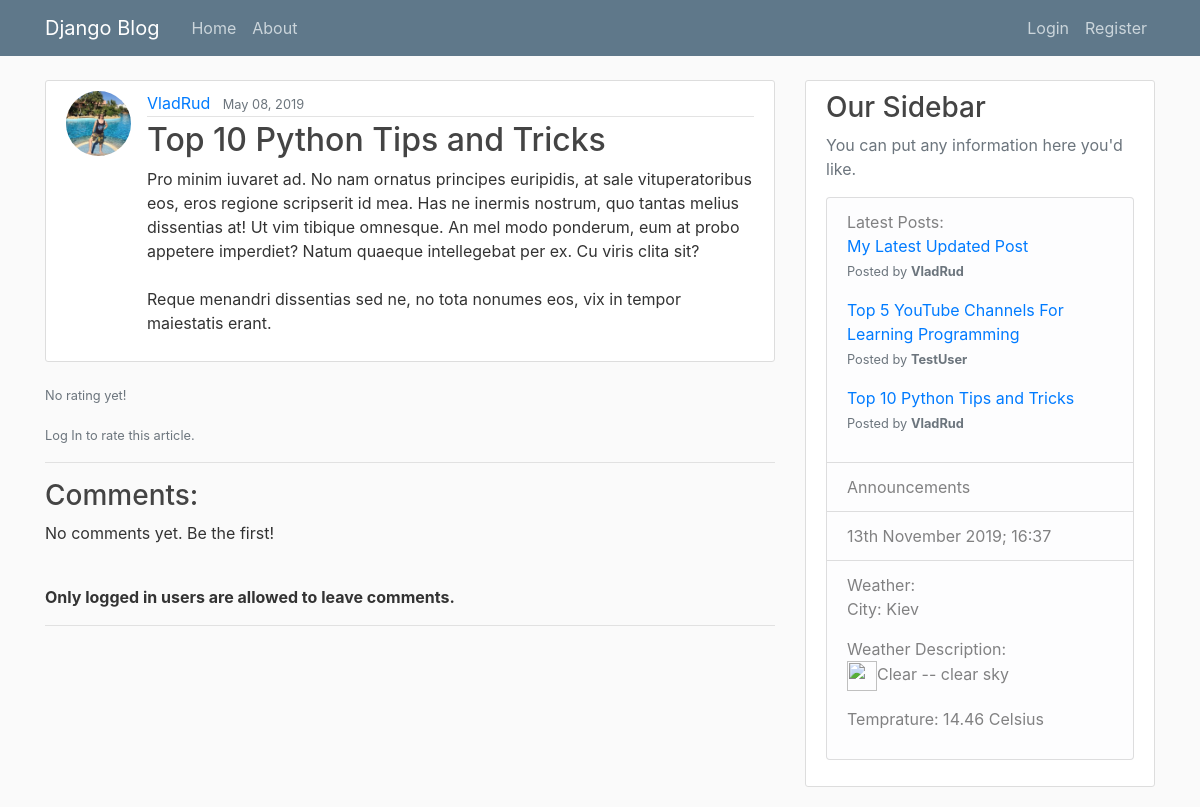
Before: /post/30/ with the older database file.
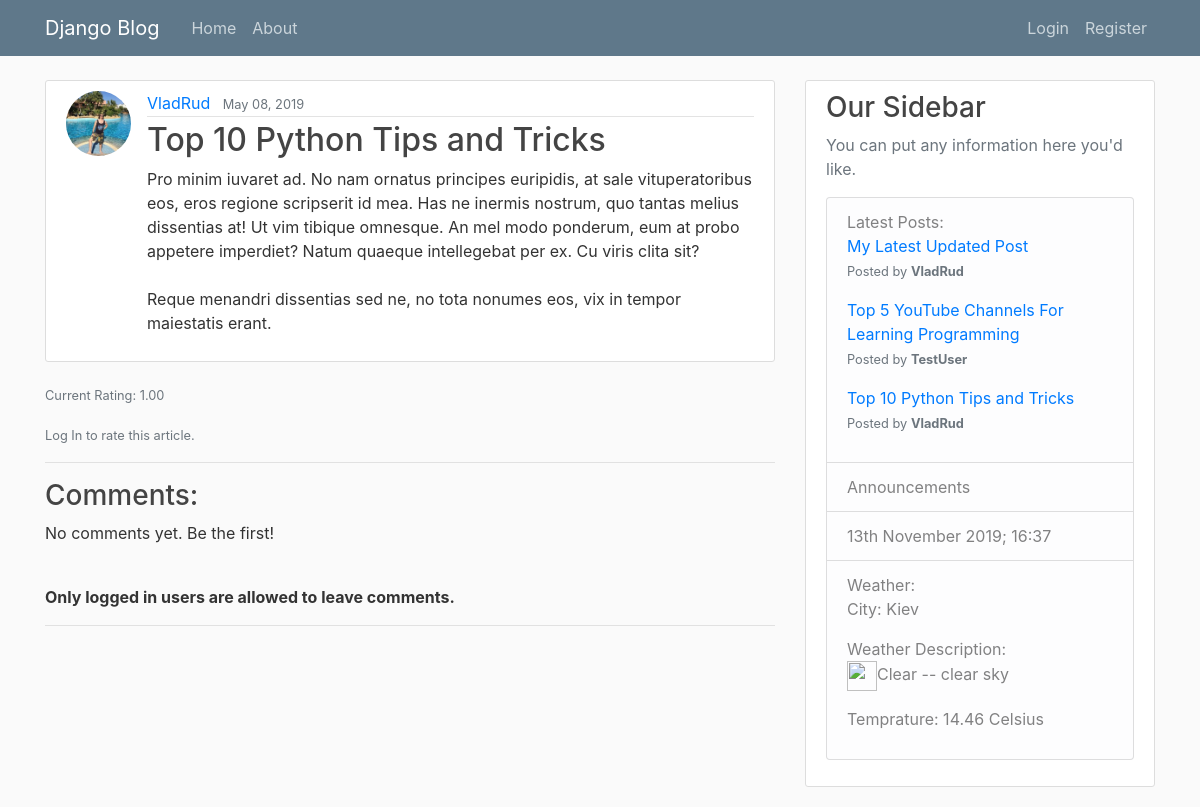
After: the same page with the newer database file.
### blog/models.py (models this page shows, shortened)
class Post(models.Model):
    title = models.CharField(max_length=100)
    content = models.TextField()
    date_posted = models.DateTimeField(default=timezone.now)
    author = models.ForeignKey(User, on_delete=models.CASCADE)
    review_star = models.IntegerField(default=0)

### users/models.py (models this page shows, shortened)
class Profile(models.Model):
    user = models.OneToOneField(User, on_delete=models.CASCADE)
    image = models.ImageField(default='default.jpg', upload_to='profile_pics')

### blog/views.py (the view)
# urls.py: path('post/<int:pk>/', PostDetailView.as_view(), name='post-detail'),
class PostDetailView(DetailView, MultipleObjectMixin):
    model = Post
    paginate_by = 5
    def get_context_data(self, **kwargs):
        object_list = Post.objects.filter(id=self.get_object().id)[0].comments.filter(related_to_comment_id=0)
        context = super(PostDetailView, self).get_context_data(object_list=object_list, **kwargs)
        return context

### blog/templatetags/custom_tags.py (called while the page is built)
@register.simple_tag(name='latest_posts')
def latest_posts():
    latest_posts_html = ''
    latest_posts_list = Post.objects.all().order_by('-date_posted')[:3]
    for post in latest_posts_list:
        latest_posts_html += f"""<p><a href='/post/{post.id}/'>{post.title}</a>
                             <br><small class='text-muted'>Posted by <strong>{post.author}</strong></small></p>"""
    return mark_safe(latest_posts_html)

### blog/templates/blog/post_detail.html (shortened to what this page needs)
{% extends 'blog/base.html' %}
{% load custom_tags %}
{% block content %}
{% load mathfilters %}
	<article class="media content-section">
		<img class="rounded-circle article-img" src="{{ object.author.profile.image.url }}">
	  	<div class="media-body">
	    <div class="article-metadata">
	      <a class="mr-2" href="{% url 'user-posts' object.author.username %}">{{ object.author }}</a>
	      <small class="text-muted">{{ object.date_posted|date:'F d, Y' }}</small>
	    </div>
	    <h2 class="article-title">{{ object.title }}</h2>
	    <p class="article-content">{{ object.content }}</p>
	  </div>
	</article>
    <p>
    	{% if post.reviews.count %}
			<small class="text-muted">Current Rating: {{ post.review_star|div:post.reviews.count|floatformat:2 }}</small>
		{% else %}
		    <small class="text-muted">No rating yet!</small>
		{% endif %}
		{% if user.is_authenticated %}
		  <form class="starRating">
			<input id="rating5" type="radio" name="rating" value="5">
			<label for="rating5">5</label>
			<input id="rating4" type="radio" name="rating" value="4">
			<label for="rating4">4</label>
			<input id="rating3" type="radio" name="rating" value="3">
			<label for="rating3">3</label>
			<input id="rating2" type="radio" name="rating" value="2" checked>
			<label for="rating2">2</label>
			<input id="rating1" type="radio" name="rating" value="1">
			<label for="rating1">1</label>
			<p><button type="submit" class="btn btn-outline-info">Rate</button></p>
		  </form>
			</p>
			<p><input id="starGet" type="button" class="btn btn-outline-info" value="Rate" /></p>
			{% if user.reviews_authors.all|user_post_review_check:post.id %}
				<small class="text-muted">You have already rated this article!
					<br>Note: New rating will overwrite your previous result!</small>
			{% else %}
				{% if post.reviews.count %}
				<small class="text-muted">You have not rated this article yet!</small>
				{% endif %}
			{% endif %}
		{% else %}
			</p>
			<small class="text-muted">Log In to rate this article.</small>
		{% endif %}
	<hr>
	<h3>Comments:</h3>
	{% if is_paginated %}
		<ul class="comment-list">
			{% for comment in object_list %}
				{% if comment.related_to_comment_id == 0 %}
	            	<li class="comment">
	                	{% include "blog/comment.html" %}
	            	</li>
	            {% endif %}
			{% endfor %}
		</ul>
		<br>
		{% if page_obj.has_previous %}
			<a class='btn btn-outline-info mb-4' href="?page=1">First</a>
			<a class='btn btn-outline-info mb-4' href="?page={{ page_obj.previous_page_number }}">Previous</a>
		{% endif%}
		{% for num in page_obj.paginator.page_range %}
			{% if page_obj.number == num %}
				<a class='btn btn-info mb-4' href="?page={{ num }}">{{ num }}</a>
			{% elif num > page_obj.number|add:'-3' and num < page_obj.number|add:'3' %}
				<a class='btn btn-outline-info mb-4' href="?page={{ num }}">{{ num }}</a>
			{% endif %}
		{% endfor %}
		{% if page_obj.has_next %}
			<a class='btn btn-outline-info mb-4' href="?page={{ page_obj.next_page_number }}">Next</a>
			<a class='btn btn-outline-info mb-4' href="?page={{ page_obj.paginator.num_pages }}">Last</a>
		{% endif%}
	{% else %}
		{% for comment in object_list %}
			<ul>
				{% if comment.related_to_comment_id == 0 %}
	            	<li class="comment">
	                	{% include "blog/comment.html" %}
	            	</li>
	            {% endif %}
        	</ul>
        {% empty %}
			<p>No comments yet. Be the first!</p>
		{% endfor %}
	{% endif %}
	{% if user.is_authenticated %}
		{% if page_obj.paginator.num_pages == page_obj.number %}
			<br><a class="btn btn-outline-info" href="{% url 'add-comment-to-post' pk=post.pk %}">Add comment</a>
			<br><br>
		{% endif %}
	{% else %}
		<br><strong>Only logged in users are allowed to leave comments.</strong>
		<hr>
	{% endif %}
{% endblock content %}

Changed rows visible on the page:
changed Post "Top 10 Python Tips and Tricks": review_star|div (not shown) → "1.00"
Other visible differences:
text no longer shown: "No rating yet!"
text now shown: "Current Rating:"
